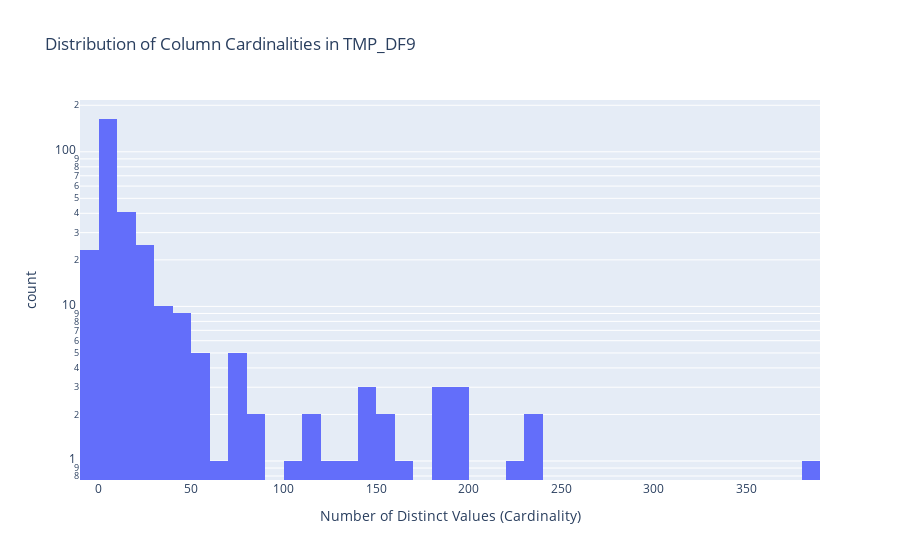

The notebook cell saved with this chart:
### Markdown cell above
### Data Complexity: Cardinality Analysis
Cardinality refers to the number of unique values in a column. 

- **Low Cardinality** columns (e.g., < 20 unique values) are often categorical codes or flags.
- **High Cardinality** columns often represent unique identifiers or free-text fields.

### Code cell
display_header("Column Cardinality Distribution")

if column_profiles_df is not None and not column_profiles_df.empty:
    # Create a full column identifier
    df = column_profiles_df.copy()
    df['full_column_name'] = df['tablename'] + '.' + df['column_name']

    # Display tables of highest and lowest cardinality columns
    display(Markdown("**Columns with Highest Cardinality (Most Unique)**"))
    display(df.nlargest(10, 'distinct_values_estimate')[['full_column_name', 'distinct_values_estimate']])

    display(Markdown("**Columns with Lowest Cardinality (Least Unique)**"))
    display(df[df['distinct_values_estimate'] > 1].nsmallest(10, 'distinct_values_estimate')[['full_column_name', 'distinct_values_estimate']])
    
    # Create a histogram of cardinalities to see the distribution
    fig = px.histogram(df, x='distinct_values_estimate', log_y=True, 
                       title=f'Distribution of Column Cardinalities in {DATABASE_NAME}',
                       labels={'distinct_values_estimate': 'Number of Distinct Values (Cardinality)'})
    fig.show()
else:
    print("No column profile data available.")

### Figure 1 — Plotly figure (JSON) as saved in the notebook; plotly's stock layout.template omitted (floating-point values rounded to 4 significant figures; data arrays with more than 128 entries replaced by an {"elided": "..."} marker saying what was removed)
{"data": [{"bingroup": "x", "hovertemplate": "Number of Distinct Values (Cardinality)=%{x}<br>count=%{y}<extra></extra>", "legendgroup": "", "marker": {"color": "#636efa", "pattern": {"shape": ""}}, "name": "", "orientation": "v", "showlegend": false, "type": "histogram", "x": {"elided": "305 float values"}, "xaxis": "x", "yaxis": "y"}], "layout": {"barmode": "relative", "legend": {"tracegroupgap": 0}, "title": {"text": "Distribution of Column Cardinalities in TMP_DF9"}, "xaxis": {"anchor": "y", "domain": [0, 1], "title": {"text": "Number of Distinct Values (Cardinality)"}}, "yaxis": {"anchor": "x", "domain": [0, 1], "title": {"text": "count"}, "type": "log"}}}
